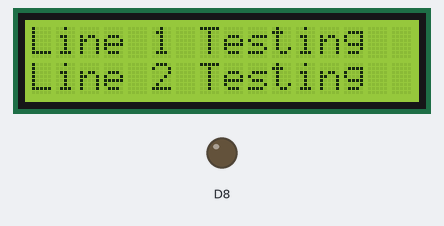
A sketch run on a simulated ESP8266 (NodeMCU). Shown: 16×2 character LCD, output pins drawn as LEDs (lit = HIGH). WiFi joins after 1.5 s; servers stay silent unless stated; uploads are accepted with an empty reply; what the sketch prints to the serial monitor is not drawn.

Above: at 1.7 s.

The sketch:

assignment4.ino
```cpp
/*  Programmer: Francis Mendoza
 *  Assignment: A4
 *  Purpose: Control LED remotely
 */

//Call necessary preprocessor commands
#include <Wire.h>
#include <LiquidCrystal_I2C.h>
LiquidCrystal_I2C lcd(0x27, 16, 2);
#include <ESP8266WiFi.h>

//Wifi credentials
const char* ssid     = "Tejaswi2";
const char* password = "12345678";

/*const char* ssid     = "Vista Del Sol";
const char* password = "HanchiBoy77**";*/

const char* host = "34.222.19.236";
//-----------------------------------------------------------
//METHOD: Setup
void setup()
{
  Serial.begin(115200);
  delay(10);
    pinMode(D8, OUTPUT);


  // We start by connecting to a WiFi network
  Serial.println();
  Serial.println();
  Serial.print("Connecting to ");
  Serial.println(ssid);

  /* Explicitly set the ESP8266 to be a WiFi-client, otherwise, it by default,
     would try to act as both a client and an access-point and could cause
     network-issues with your other WiFi-devices on your WiFi-network. */
  WiFi.mode(WIFI_STA);
  WiFi.begin(ssid, password);

  while (WiFi.status() != WL_CONNECTED)
  {
    delay(500);
    Serial.print(".");
  }
      lcd.begin();
      lcd.backlight();
  print2Screen("Line 1 Testing", "Line 2 Testing");
}
//-----------------------------------------------------------
//METHOD: print2Screen
int value = 0;
void print2Screen(String s1, String s2)
{
  lcd.clear();
  lcd.print(s1);
  lcd.setCursor(0,1);
  lcd.print(s2);
}
//-----------------------------------------------------------
//METHOD: Loop
void loop()
{
  delay(500);
  ++value;

  Serial.print("connecting to ");
  Serial.println(host);

  //WiFiClient to make TCP connections
  WiFiClient client;
  const int httpPort = 80;
  if (!client.connect(host, httpPort))
  {
    Serial.println("connection failed");
    return;
  }
  //--------------------------------------------------------------------------------------
  // We now create a URI for the request
  String path = "/getValue";


  Serial.print("Requesting URL: ");
  Serial.println(path);
  //--------------------------------------------------------------------------------------
  // This will send the request to the server
  client.print(String("GET ") + path + " HTTP/1.1\r\n" +
               "Host: " + host + "\r\n" +
               "Connection: close\r\n\r\n");
  unsigned long timeout = millis();
  while (client.available() == 0)
  {
    if (millis() - timeout > 5000)
    {
      Serial.println(">>> Client Timeout !");
      client.stop();
      return;
    }
  }
  //--------------------------------------------------------------------------------------
  int lineno = 1;
  // Read lines from server. Gets printed to serial
  while (client.available())
  {
    String line = client.readStringUntil('\r');
    String retvalue = line;

    if(lineno == 9)
    {
      lcd.clear();
      int primaryLimit = retvalue.indexOf(',');

      String firstLine = retvalue.substring(1, primaryLimit);
      Serial.print(firstLine);

      String secondLine = retvalue.substring(primaryLimit+1);
      Serial.print(secondLine);
      print2Screen(firstLine, secondLine);
    }
    lineno = lineno + 1;
  }

  Serial.println();
  Serial.println("closing connection");
}
```
